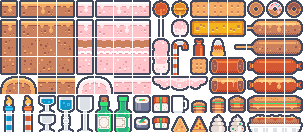
#> input picture assets/ref/prod/kenney/pixel-platformer-food-expansion/Tilemap/tilemap.png, 303 x 132 px, found by its file name
$ python make_prod_art.py
#> lines starting #> are read from the running program, lines starting #| are printed output that depends on the picture
import os, colorsys
from PIL import Image, ImageDraw, ImageFont

REF = r"C:\Users\Admin\Documents\Github\eevee-tamagotchi\assets\ref"
PROD = os.path.join(REF, "prod")
K = os.path.join(PROD, "kenney")
OUT = os.path.join(PROD, "kenney_tiles")

def crop_tiles(sheet, tile, gap, outdir, prefix):
#> called with tile = 18, gap = 1, prefix = 'pp'
    os.makedirs(outdir, exist_ok=True)
    im = Image.open(sheet).convert("RGBA")
#> im is the input picture: PIL image 303x132 RGBA; mean R, G, B, A 138.6, 110.4, 99, 201.1
    w, h = im.size
#> w = 303; h = 132
    cols = (w + gap) // (tile + gap)
#> cols = 16
    rows = (h + gap) // (tile + gap)
#> rows = 7
    n = 0
    for r in range(rows):
        for c in range(cols):
            x = c * (tile + gap); y = r * (tile + gap)
            t = im.crop((x, y, x + tile, y + tile))
            if t.getcolors(maxcolors=200000) is None or len(t.getcolors(maxcolors=200000)) > 2:
                t.save(os.path.join(outdir, f"{prefix}_r{r}c{c}.png"))
                n += 1
#> this loop made 7 passes
#> pass 1, in crop_tiles, `t.save(os.path.join(outdir, f"{prefix}_r{r}c{c}.png"))`:
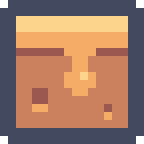
#> saved as pp_r0c0.png: PIL image 18x18 RGBA (shown 8 times larger); mean R, G, B, A 156.7, 118.3, 97.8, 251.9; transparent parts drawn white
#> pass 1, in crop_tiles, `t.save(os.path.join(outdir, f"{prefix}_r{r}c{c}.png"))`:
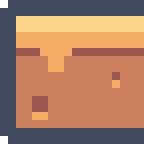
#> saved as pp_r0c1.png: PIL image 18x18 RGBA (shown 8 times larger); mean R, G, B, A 168.4, 123.3, 98.5, 253.4; transparent parts drawn white
#> pass 1, in crop_tiles, `t.save(os.path.join(outdir, f"{prefix}_r{r}c{c}.png"))`:
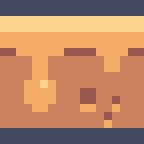
#> saved as pp_r0c2.png: PIL image 18x18 RGBA (shown 8 times larger); mean R, G, B, A 185.5, 134.2, 100.6, 255
#> pass 1, in crop_tiles, `t.save(os.path.join(outdir, f"{prefix}_r{r}c{c}.png"))`:
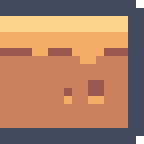
#> saved as pp_r0c3.png: PIL image 18x18 RGBA (shown 8 times larger); mean R, G, B, A 168.7, 123.6, 98.6, 253.4; transparent parts drawn white
#> after the loop:
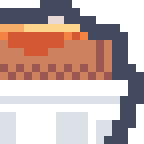
#> t: PIL image 18x18 RGBA (shown 8 times larger); mean R, G, B, A 160, 139.2, 134.4, 218; transparent parts drawn white
#> after the loop, n = 112
    print(f"{prefix}: {cols}x{rows} sheet {w}x{h} -> {n} non-blank tiles")
#| pp: 16x7 sheet 303x132 -> 112 non-blank tiles

# 1) crop all tilemaps
crop_tiles(os.path.join(K, "pixel-platformer", "Tilemap", "tilemap.png"), 18, 1, os.path.join(OUT, "pp"), "pp")
crop_tiles(os.path.join(K, "pixel-platformer", "Tilemap", "tilemap-backgrounds.png"), 24, 1, os.path.join(OUT, "ppbg"), "ppbg")
#> (the run stopped early here; a loop or call above may not have finished)
